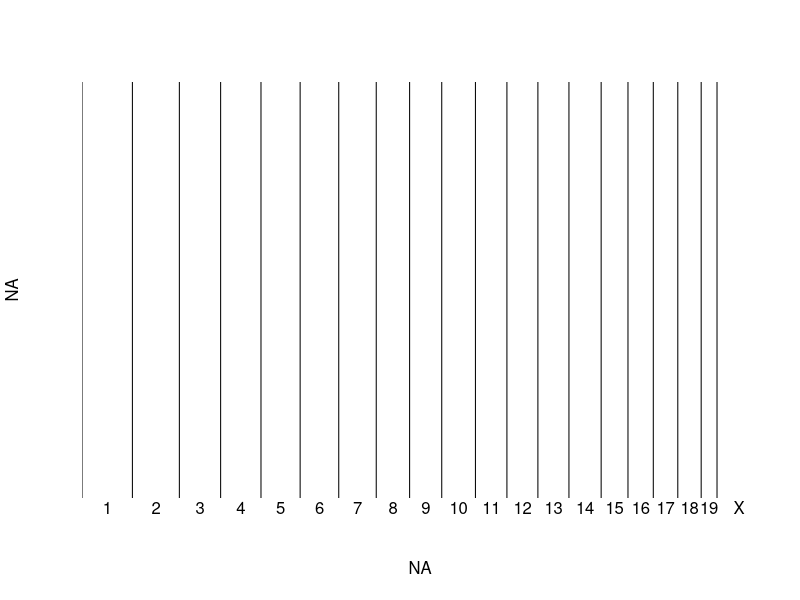
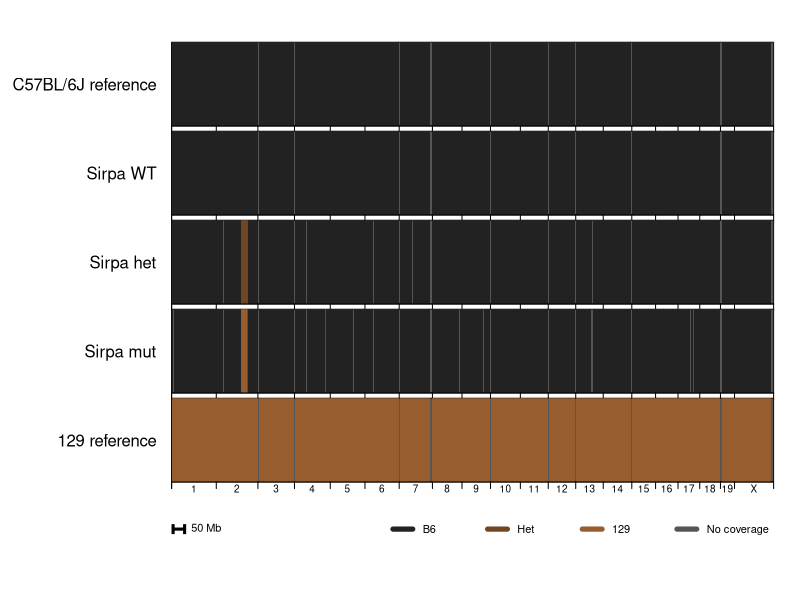

These figures' R source, in order:
options(stringsAsFactors=FALSE)
require(sqldf)
setwd('~/d/sci/src/ko_snps')
gt = read.table('sirpa-mutant-genotypes.tsv',sep='\t',header=TRUE)

colnames(gt) = tolower(colnames(gt)) # lower case column names

color_b6    = '#222222'
color_129   = '#975D2F' # 
color_het   = '#714623' # halfway between above
color_lines = '#FC1501' # gummi red - http://www.december.com/html/spec/color1.html
color_bg    = '#555555' # background color

value_b6  = 1
value_129 = 0
value_het = 0.5

colordict = list()
colordict[[as.character(value_b6)]] = color_b6
colordict[[as.character(value_het)]] = color_het
colordict[[as.character(value_129)]] = color_129

chrlen = read.table("grcm38-chrom-lengths.tsv",header=TRUE)
# properly number and sort the chromosomes
chrlen$chrno = 0
chrlen$chrno[chrlen$chr=='X'] = 23
chrlen$chrno[chrlen$chr!='X'] = as.integer(chrlen$chr[chrlen$chr!='X'])
# calculate the "absolute position" where each chromosome starts
chrlen = chrlen[with(chrlen, order(chrno)),]
chrlen$startpos = cumsum(as.numeric(chrlen$length)) - chrlen$length + 1
chrlen$endpos = chrlen$startpos + chrlen$length
# assign "absolute position" to each position
gt$abspos = gt$pos + chrlen$startpos[match(gt$chr,chrlen$chr)]
# double check that absolute positions are monotonically increasing
any(gt$abspos != cummax(gt$abspos)) # FALSE is good
# find which SNPs are the highest on their chromosome - for plotting vertical lines at chr breaks
# find places to plot vertical lines between chromosomes
chrbreaks = c(chrlen$startpos,sum(as.numeric(chrlen$length)))
# find places to label chromosomes - midpoint between each line
chrmids = (chrbreaks[1:(length(chrbreaks)-1)] + chrbreaks[2:length(chrbreaks)]) / 2

# test plotting the chromosome boundaries
par(mfrow=c(1,1))
plot(NA,NA,xlim=c(0,max(gt$abspos)),ylim=c(0,1),xaxs='i',axes=FALSE)
abline(v=chrbreaks)
mtext(side=1,at=chrmids,text=chrlen$chr)

colnames(gt)

plot_order = 5:9 # which columns to plot, and in what order
display_names = colnames(gt)
display_names[plot_order] = c("C57BL/6J reference","Sirpa WT","Sirpa het","Sirpa mut","129 reference")
# placeholder - can add nicer-looking names later


# find left and right boundaries
no_cov_threshold = 1e7 # plot gray if there is no SNP coverage for > 10 Mb
# left boundary is halfway between self and previous SNP, or -10Mb, whichever is closer
left_distance = pmin(no_cov_threshold,c(0,(gt$abspos[2:(dim(gt)[1])]-gt$abspos[1:(dim(gt)[1]-1)])/2))
gt$rectleft = pmax(gt$abspos - left_distance,chrlen$startpos[match(gt$chr,chrlen$chr)]) - 1 
right_distance = pmin(no_cov_threshold,c((gt$abspos[2:(dim(gt)[1])]-gt$abspos[1:(dim(gt)[1]-1)])/2,0))
gt$rectright = pmin(gt$abspos + right_distance,chrlen$endpos[match(gt$chr,chrlen$chr)]) + 1

png('sirpa-mice-genotypes.png',width=1000,height=500)
par(mfrow=c(length(plot_order)+1,1),mar=c(.2,5,.2,1),oma=c(2,8,3,1))
iteration = 1
for (colno in plot_order) {
  plot(NA,NA,xlim=c(0,sum(as.numeric(chrlen$length))),ylim=c(0,1),yaxs='i',xaxs='i',
       yaxt='n',xaxt='n',ylab='',xlab='',cex.lab=2)
  mtext(side=2,text=paste(display_names[colno],"  "),las=1)
  rect(par("usr")[1],par("usr")[3],par("usr")[2],par("usr")[4],col=color_bg)
  for (i in 1:dim(gt)[1]) {
    rect(xleft=gt$rectleft[i],ybottom=0,xright=gt$rectright[i],ytop=1,col=colordict[[as.character(gt[i,colno])]],border=NA)
  }
  axis(side=1,at=c(1,chrbreaks),labels=NA)
  if (iteration == length(plot_order)) {
    mtext(side=1,at=chrmids,text=chrlen$chr,cex=.6)  
  } 
  iteration = iteration + 1
}
# seventh plot is borderless, to hold legend and scale bar
plot(NA,NA,type='l',lend=2,lwd=3,axes=FALSE,
     xlim=range(gt$abspos),ylim=c(0,1),yaxs='i',xaxs='i',
     ylab='',xlab='')
arrows(x0=1e7,x1=6e7,y0=.5,y1=.5,angle=90,code=3,lwd=3,length=.05,lend=1)
text(6e7,.5,pos=4,labels='50 Mb')
legend('right',ncol=4,c("B6","Het","129","No coverage"),
       col=c(color_b6,color_het,color_129,color_bg),
       pch=NA,lwd=5,bty='n')

dev.off()
